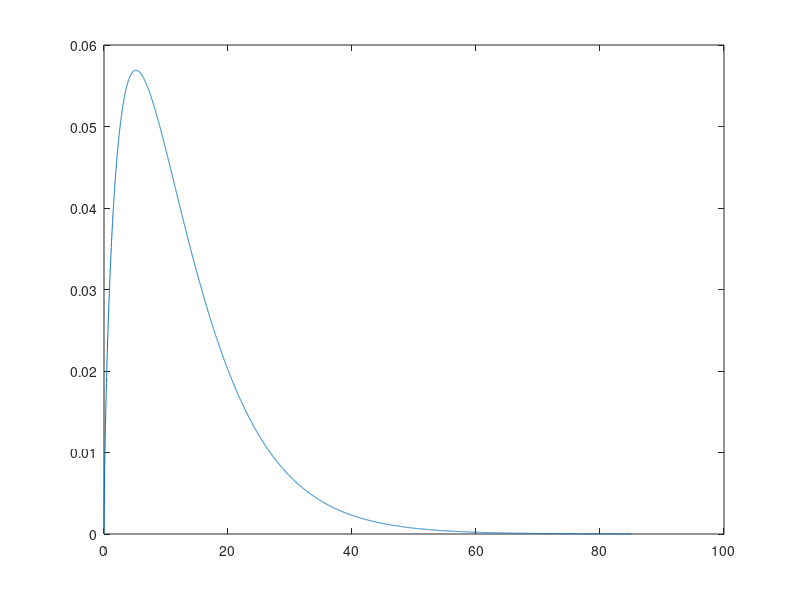

The MATLAB source for this figure:
rootDAP = [0 20 40 68 120]
z1_param = [2.98 2.98 1.77 1.68 1.68]
z2_param = [1.36 1.36 5.24 7.57 7.57]

for t=1:120
    rootdensparam1 =interp1(rootDAP,z1_param,t);
    rootdensparam2 =interp1(rootDAP,z2_param,t);
    depth = 0:0.01:85
    rootdens = gampdf(depth,rootdensparam1,rootdensparam2);
    plot(depth,rootdens)
    drawnow
end